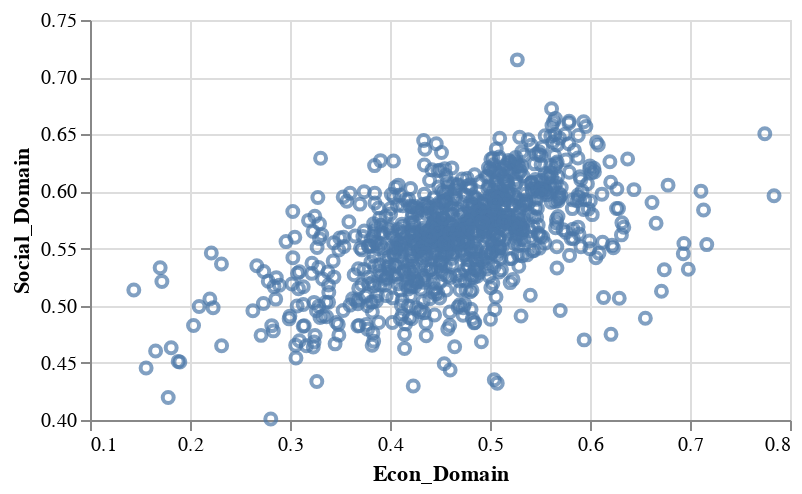

Write notebook code for a chart like this one.
### Markdown cell above
_**This is just a number that quantifies what you already knew from the graphic**_: there is a positive relationship.

### Code cell
econ_social

### Figure 1 — Vega-Lite specification as saved in the notebook (floating-point values rounded to 4 significant figures; data arrays with more than 128 entries replaced by an {"elided": "..."} marker saying what was removed)
{"config": {"view": {"continuousWidth": 400, "continuousHeight": 300}}, "data": {"name": "data-b69d0bf09ed115681c873164d1b36cf2"}, "mark": "point", "encoding": {"x": {"field": "Econ_Domain", "scale": {"zero": false}, "type": "quantitative"}, "y": {"field": "Social_Domain", "scale": {"zero": false}, "type": "quantitative"}}, "height": 200, "width": 350, "$schema": "https://vega.github.io/schema/vega-lite/v4.17.0.json", "datasets": {"data-b69d0bf09ed115681c873164d1b36cf2": {"elided": "933 records"}}}
